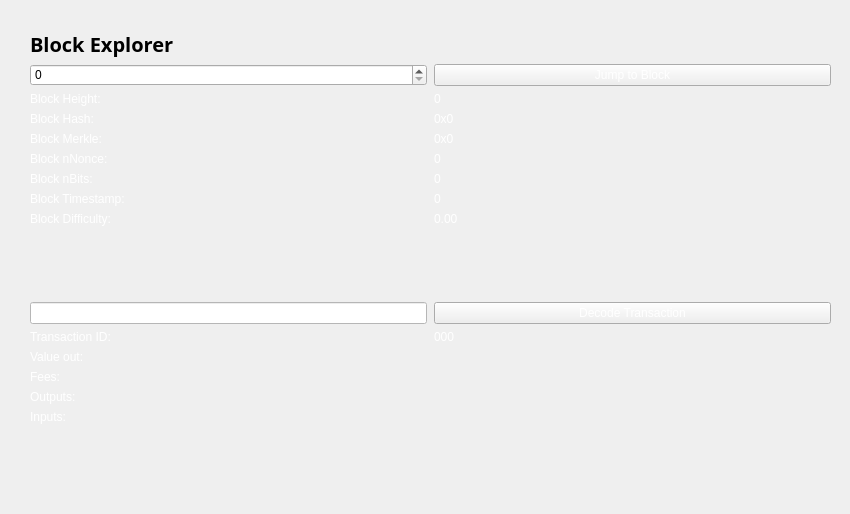
<?xml version="1.0" encoding="UTF-8"?>
<ui version="4.0">
 <class>BlockBrowser</class>
 <widget class="QWidget" name="BlockBrowser">
  <property name="windowModality">
   <enum>Qt::NonModal</enum>
  </property>
  <property name="enabled">
   <bool>true</bool>
  </property>
  <property name="geometry">
   <rect>
    <x>0</x>
    <y>0</y>
    <width>850</width>
    <height>514</height>
   </rect>
  </property>
  <property name="sizePolicy">
   <sizepolicy hsizetype="Expanding" vsizetype="Expanding">
    <horstretch>0</horstretch>
    <verstretch>0</verstretch>
   </sizepolicy>
  </property>
  <property name="minimumSize">
   <size>
    <width>0</width>
    <height>0</height>
   </size>
  </property>
  <property name="acceptDrops">
   <bool>false</bool>
  </property>
  <property name="windowTitle">
   <string>Form</string>
  </property>
  <property name="styleSheet">
   <string notr="true">background:url(:/images/background3);
color: rgb(255, 255, 255);</string>
  </property>
  <layout class="QGridLayout">
   <property name="sizeConstraint">
    <enum>QLayout::SetMaximumSize</enum>
   </property>
   <property name="leftMargin">
    <number>21</number>
   </property>
   <property name="topMargin">
    <number>21</number>
   </property>
   <property name="rightMargin">
    <number>10</number>
   </property>
   <item row="1" column="0">
    <widget class="QWidget" name="widget" native="true">
     <property name="sizePolicy">
      <sizepolicy hsizetype="Expanding" vsizetype="Expanding">
       <horstretch>0</horstretch>
       <verstretch>0</verstretch>
      </sizepolicy>
     </property>
     <layout class="QGridLayout" name="gridLayout">
      <item row="0" column="0">
       <layout class="QHBoxLayout" name="horizontalLayout_4">
        <property name="spacing">
         <number>7</number>
        </property>
        <item>
         <widget class="QLabel" name="label_5">
          <property name="font">
           <font>
            <family>Open Sans,sans-serif</family>
           </font>
          </property>
          <property name="text">
           <string>&lt;html&gt;&lt;head/&gt;&lt;body&gt;&lt;p&gt;&lt;span style=&quot; font-size:20px; font-weight:600; color:#000000;&quot;&gt;Block Explorer &lt;/span&gt;&lt;/p&gt;&lt;/body&gt;&lt;/html&gt;</string>
          </property>
         </widget>
        </item>
        <item>
         <spacer name="horizontalSpacer_2">
          <property name="orientation">
           <enum>Qt::Horizontal</enum>
          </property>
          <property name="sizeHint" stdset="0">
           <size>
            <width>40</width>
            <height>20</height>
           </size>
          </property>
         </spacer>
        </item>
       </layout>
      </item>
      <item row="1" column="0">
       <layout class="QGridLayout" name="gridLayout_3" rowstretch="0,0,0,0,0,0,0,0,0,0,0,0,0,0,0,0,0,0,0" columnstretch="0,0">
        <property name="sizeConstraint">
         <enum>QLayout::SetDefaultConstraint</enum>
        </property>
        <property name="horizontalSpacing">
         <number>7</number>
        </property>
        <item row="18" column="0">
         <spacer name="verticalSpacer">
          <property name="orientation">
           <enum>Qt::Vertical</enum>
          </property>
          <property name="sizeHint" stdset="0">
           <size>
            <width>20</width>
            <height>40</height>
           </size>
          </property>
         </spacer>
        </item>
        <item row="12" column="1">
         <widget class="QPushButton" name="txButton">
          <property name="text">
           <string>Decode Transaction</string>
          </property>
         </widget>
        </item>
        <item row="17" column="0">
         <widget class="QLabel" name="inputLabel">
          <property name="text">
           <string>Inputs:</string>
          </property>
          <property name="alignment">
           <set>Qt::AlignLeading|Qt::AlignLeft|Qt::AlignTop</set>
          </property>
         </widget>
        </item>
        <item row="14" column="0">
         <widget class="QLabel" name="valueLabel">
          <property name="text">
           <string>Value out:</string>
          </property>
         </widget>
        </item>
        <item row="13" column="0">
         <widget class="QLabel" name="txLabel">
          <property name="text">
           <string>Transaction ID:</string>
          </property>
         </widget>
        </item>
        <item row="9" column="1">
         <widget class="QLabel" name="hardBox">
          <property name="text">
           <string>0.00</string>
          </property>
          <property name="textInteractionFlags">
           <set>Qt::LinksAccessibleByMouse|Qt::TextSelectableByMouse</set>
          </property>
         </widget>
        </item>
        <item row="13" column="1">
         <widget class="QLabel" name="txID">
          <property name="text">
           <string>000</string>
          </property>
          <property name="textInteractionFlags">
           <set>Qt::LinksAccessibleByMouse|Qt::TextSelectableByMouse</set>
          </property>
         </widget>
        </item>
        <item row="17" column="1">
         <widget class="QLabel" name="inputBox">
          <property name="text">
           <string/>
          </property>
          <property name="alignment">
           <set>Qt::AlignLeading|Qt::AlignLeft|Qt::AlignTop</set>
          </property>
          <property name="textInteractionFlags">
           <set>Qt::LinksAccessibleByMouse|Qt::TextSelectableByMouse</set>
          </property>
         </widget>
        </item>
        <item row="14" column="1">
         <widget class="QLabel" name="valueBox">
          <property name="text">
           <string/>
          </property>
          <property name="textInteractionFlags">
           <set>Qt::LinksAccessibleByMouse|Qt::TextSelectableByMouse</set>
          </property>
         </widget>
        </item>
        <item row="9" column="0">
         <widget class="QLabel" name="hardLabel">
          <property name="text">
           <string>Block Difficulty:</string>
          </property>
         </widget>
        </item>
        <item row="1" column="0">
         <widget class="QSpinBox" name="heightBox">
          <property name="sizePolicy">
           <sizepolicy hsizetype="Preferred" vsizetype="Fixed">
            <horstretch>0</horstretch>
            <verstretch>0</verstretch>
           </sizepolicy>
          </property>
          <property name="styleSheet">
           <string notr="true">color:rgb(0, 0, 0); </string>
          </property>
          <property name="maximum">
           <number>99999999</number>
          </property>
         </widget>
        </item>
        <item row="3" column="0">
         <widget class="QLabel" name="heightLabel_2">
          <property name="text">
           <string>Block Height:</string>
          </property>
         </widget>
        </item>
        <item row="8" column="1">
         <widget class="QLabel" name="timeBox">
          <property name="text">
           <string>0</string>
          </property>
          <property name="textInteractionFlags">
           <set>Qt::LinksAccessibleByMouse|Qt::TextSelectableByMouse</set>
          </property>
         </widget>
        </item>
        <item row="1" column="1">
         <widget class="QPushButton" name="blockButton">
          <property name="text">
           <string>Jump to Block</string>
          </property>
         </widget>
        </item>
        <item row="5" column="0">
         <widget class="QLabel" name="merkleLabel">
          <property name="text">
           <string>Block Merkle:</string>
          </property>
         </widget>
        </item>
        <item row="4" column="0">
         <widget class="QLabel" name="hashLabel">
          <property name="text">
           <string>Block Hash:</string>
          </property>
         </widget>
        </item>
        <item row="15" column="1">
         <widget class="QLabel" name="feesBox">
          <property name="text">
           <string/>
          </property>
          <property name="textInteractionFlags">
           <set>Qt::LinksAccessibleByMouse|Qt::TextSelectableByMouse</set>
          </property>
         </widget>
        </item>
        <item row="3" column="1">
         <widget class="QLabel" name="heightLabel">
          <property name="text">
           <string>0</string>
          </property>
          <property name="textInteractionFlags">
           <set>Qt::LinksAccessibleByMouse|Qt::TextSelectableByMouse</set>
          </property>
         </widget>
        </item>
        <item row="15" column="0">
         <widget class="QLabel" name="feesLabel">
          <property name="text">
           <string>Fees:</string>
          </property>
         </widget>
        </item>
        <item row="7" column="0">
         <widget class="QLabel" name="bitsLabel">
          <property name="text">
           <string>Block nBits:</string>
          </property>
         </widget>
        </item>
        <item row="7" column="1">
         <widget class="QLabel" name="bitsBox">
          <property name="text">
           <string>0</string>
          </property>
          <property name="textInteractionFlags">
           <set>Qt::LinksAccessibleByMouse|Qt::TextSelectableByMouse</set>
          </property>
         </widget>
        </item>
        <item row="5" column="1">
         <widget class="QLabel" name="merkleBox">
          <property name="minimumSize">
           <size>
            <width>187</width>
            <height>0</height>
           </size>
          </property>
          <property name="text">
           <string>0x0</string>
          </property>
          <property name="textInteractionFlags">
           <set>Qt::LinksAccessibleByMouse|Qt::TextSelectableByMouse</set>
          </property>
         </widget>
        </item>
        <item row="16" column="0">
         <widget class="QLabel" name="outputLabel">
          <property name="text">
           <string>Outputs:</string>
          </property>
          <property name="alignment">
           <set>Qt::AlignLeading|Qt::AlignLeft|Qt::AlignTop</set>
          </property>
         </widget>
        </item>
        <item row="16" column="1">
         <widget class="QLabel" name="outputBox">
          <property name="text">
           <string/>
          </property>
          <property name="alignment">
           <set>Qt::AlignLeading|Qt::AlignLeft|Qt::AlignTop</set>
          </property>
          <property name="textInteractionFlags">
           <set>Qt::LinksAccessibleByMouse|Qt::TextSelectableByMouse</set>
          </property>
         </widget>
        </item>
        <item row="6" column="0">
         <widget class="QLabel" name="nonceLabel">
          <property name="text">
           <string>Block nNonce:</string>
          </property>
         </widget>
        </item>
        <item row="6" column="1">
         <widget class="QLabel" name="nonceBox">
          <property name="text">
           <string>0</string>
          </property>
          <property name="textInteractionFlags">
           <set>Qt::LinksAccessibleByMouse|Qt::TextSelectableByMouse</set>
          </property>
         </widget>
        </item>
        <item row="8" column="0">
         <widget class="QLabel" name="timeLabel">
          <property name="text">
           <string>Block Timestamp:</string>
          </property>
         </widget>
        </item>
        <item row="4" column="1">
         <widget class="QLabel" name="hashBox">
          <property name="enabled">
           <bool>true</bool>
          </property>
          <property name="sizePolicy">
           <sizepolicy hsizetype="Preferred" vsizetype="Preferred">
            <horstretch>0</horstretch>
            <verstretch>0</verstretch>
           </sizepolicy>
          </property>
          <property name="minimumSize">
           <size>
            <width>0</width>
            <height>0</height>
           </size>
          </property>
          <property name="text">
           <string>0x0</string>
          </property>
          <property name="textInteractionFlags">
           <set>Qt::LinksAccessibleByMouse|Qt::TextSelectableByMouse</set>
          </property>
         </widget>
        </item>
        <item row="12" column="0">
         <widget class="QLineEdit" name="txBox">
          <property name="sizePolicy">
           <sizepolicy hsizetype="Preferred" vsizetype="Fixed">
            <horstretch>0</horstretch>
            <verstretch>0</verstretch>
           </sizepolicy>
          </property>
          <property name="styleSheet">
           <string notr="true">background:rgb(255, 255, 255);
color:rgb(0, 0, 0);</string>
          </property>
          <property name="inputMask">
           <string comment="Transaction id" extracomment="Transaction id"/>
          </property>
          <property name="placeholderText">
           <string comment="Transaction ID" extracomment="Transaction ID"/>
          </property>
         </widget>
        </item>
        <item row="11" column="0">
         <spacer name="verticalSpacer_2">
          <property name="orientation">
           <enum>Qt::Vertical</enum>
          </property>
          <property name="sizeHint" stdset="0">
           <size>
            <width>20</width>
            <height>40</height>
           </size>
          </property>
         </spacer>
        </item>
       </layout>
      </item>
     </layout>
    </widget>
   </item>
  </layout>
 </widget>
 <resources>
  <include location="../bitcoin.qrc"/>
 </resources>
 <connections/>
</ui>
